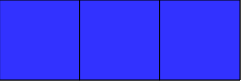
Frame 1 (no input)
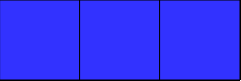
Frame 60 (no input)
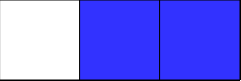
Frame 120 (the mouse pressed at the canvas centre since frame 60)

The p5.js sketch that drew these frames (run headless with seeded random() and noise() and a simulated clock; from frame 60 on, the mouse is pressed at the canvas centre):

// p5.js sketch
// ── sketch.js
var cells = []
var rows = 1;
var cols = 3;
var w = 80;
var winning;
var nextStep = false;
var txt;
var pkt = 0;
var again;
var on = true;
var prob = 0;
var prev;
var other;
var secure = false;
var c,r,showB = false;
var buttonResize;
function setup() {
  c = createInput("Liczba kolumn");
  r = createInput("Liczba wierszy");
  c.changed(changeCols);
  r.changed(changeRows);
  c.hide();
  r.hide()
  createCanvas(cols*w+1,rows*w+1);

  txt = createP("Ile punktów: "+pkt+"___Ile prób: "+prob);
  again = createButton("start again");
  again.mousePressed(againa)
  for(var i=0 ; i<rows ; i++) {
    for(var j=0 ; j<cols ; j++) {
      cells.push(new Cell(j, i))
    }
  }
  winning = floor(random(cells.length));
  for(var i=0 ; i<cells.length ; i++) {
    cells[i].show();
  }
  buttonResize = createButton("Zmień wielkość");
  buttonResize.mousePressed(resize);
}

function resize() {
  if(showB) {
    c.hide();
    r.hide()
  } else {
    c.show();
    r.show()
  }
  showB = !showB;
}

function draw() {
  for(var i=0 ; i<cells.length ; i++) {
    cells[i].show();
  }

}

function changeRows() {
  rows = Number(r.value());
  resizeCanvas(cols*w+1,rows*w+1)
  for(var i=0 ; i<rows ; i++) {
    for(var j=0 ; j<cols ; j++) {
      cells.push(new Cell(j, i))
    }
  }
  winning = floor(random(cells.length));
  for(var i=0 ; i<cells.length ; i++) {
    cells[i].show();
  }
}

function changeCols() {
  cols = Number(c.value());
  resizeCanvas(cols*w+1,rows*w+1)

  for(var i=0 ; i<rows ; i++) {
    for(var j=0 ; j<cols ; j++) {
      cells.push(new Cell(j, i))
    }
  }
  winning = floor(random(cells.length));
  for(var i=0 ; i<cells.length ; i++) {
    cells[i].show();
  }
}


function mousePressed() {
  for(var i=0 ; i<cells.length ; i++) {
    var c=cells[i];

    if(c.x<mouseX && c.x+w>mouseX && c.y<mouseY && c.y+w>mouseY){
      if(!nextStep){
        prev = i
        if(i==winning) uncover1(i);
        else uncover2(i);
        nextStep = true;
        cells[i].col = color(50,50,255)
        setTimeout(enabled,100)
      } else if((i==winning || i==prev || i==other) && secure){
        finish(i);
      }
    }
  }
}
function enabled() {
  secure = true;
}


function finish(x) {
  if(x==winning && on)  pkt++;
  if(on) prob++;
  cells[winning].col=color(10,255,10)
  on=false;
  cells[winning].win=false;
  txt.html("Ile punktów: "+pkt+"___Ile prób: "+prob);
}

function againa() {
  secure = false;
  on = true;
  nextStep = false;
  winning = floor(random(cells.length));
  for(var i=0 ; i<cells.length ; i++) {
    cells[i].col = color(50,50,255)
    if(i==winning) {
      cells[i].win = true;
    }
  }
}

// ── generator.js
function Cell(x,y) {
  this.x = x*w;
  this.y = y*w;
  this.col = color(50,50,255);
  this.show=function() {
    fill(this.col);
    rect(this.x,this.y,w,w);
  }
}

function index(x,y) {
  if(x<0 || y<0 || x>rows-1 || y>cols-1) {
    return -1;
  } else return x+y*cols;
}


function uncover1(x) {
  for(var i=0 ; i<cells.length ; i++) {
    cells[i].col = 255;
  }
  do {
    other = floor(random(cells.length))
  } while (other == winning)
  cells[other].col = color(50,50,255);
}

function uncover2(x) {
  for(var i=0 ; i<cells.length ; i++) {
    cells[i].col = 255;
  }
  cells[winning].col = color(50,50,255);
}
